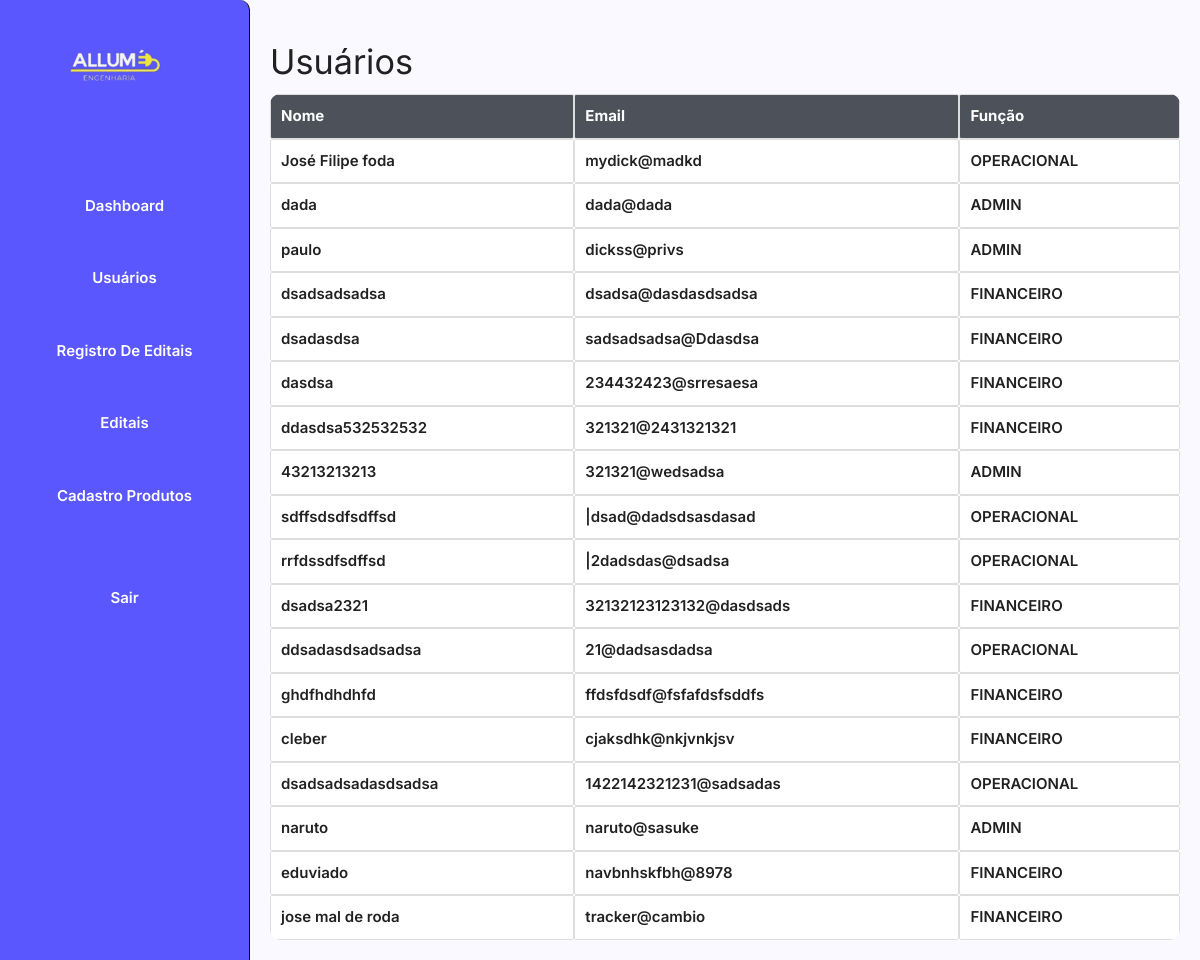
The app's page /usuarios.php with its own data.
### tables this page shows
CREATE TABLE `usuarios` (
  `id_usuario` bigint(20) UNSIGNED NOT NULL,
  `nome_usuario` varchar(255) DEFAULT NULL,
  `password_usuario` varchar(255) DEFAULT NULL,
  `email_usuario` varchar(255) DEFAULT NULL,
  `funcao_usuario` varchar(255) DEFAULT NULL
);

### usuarios.php (the view, shortened to what this page needs)
<!DOCTYPE html>
<html lang="en">
<head>
    <link rel="stylesheet" href="https://cdnjs.cloudflare.com/ajax/libs/materialize/1.0.0/css/materialize.min.css">
    <link rel="stylesheet" href="css/styles.css" />
</head>
<body>
<div class="sidebar">
    <img src="./img/logo3.png" id="brand-logo">
    <ul>
        <li><a href="paginainicialadmin.php">Dashboard</a></li>
        <li><a href="usuarios.php">Usuários</a></li>
        <li><a href="editais.php">Registro De Editais</a></li>
        <li><a href="tabelaeditais.php">Editais</a></li>
        <li><a href="cadastroProdutos.php">Cadastro Produtos</a></li>
        <li><a href="sair.php">Sair</a></li>
    </ul>
</div>
<div class="main-content">
<h4>Usuários</h4>
<section class="usuarios">
    <?php
    $host = "localhost";
    $dbname = "allume";
    $username = "root";
    $password = "";
    $dbcon = mysqli_connect($host, $username, $password, $dbname);
    $query_usuarios = "SELECT * FROM usuarios";
    $result_usuarios = mysqli_query($dbcon, $query_usuarios);
    if ($result_usuarios) {
        $num_rows = mysqli_num_rows($result_usuarios);
        if ($num_rows > 0) {
            echo "<table class='funcionarios' id='tabela_usuarios'>";
            echo "<thead>";
            echo "<tr>";
            echo "<th>Nome</th>";
            echo "<th>Email</th>";
            echo "<th>Função</th>";
            echo "</tr>";
            echo "</thead>";
            echo "<tbody>";
            while ($row = mysqli_fetch_assoc($result_usuarios)) {
                echo "<tr>";
                echo "<td>" . $row["nome_usuario"] . "</td>";
                echo "<td>" . $row["email_usuario"] . "</td>";
                echo "<td>" . $row["funcao_usuario"] . "</td>";
                echo "</tr>";
            }
            echo "</tbody>";
            echo "</table>";
        } else {
            echo "<p>Nenhum usuário encontrado.</p>";
        }
    } else {
        echo "Erro na consulta: " . mysqli_error($dbcon);
    }
    ?>
</section>
</div>
</body>
</html>

### css/styles.css (style rules this page uses)
body { font-family: "Inter", sans-serif !important; font-optical-sizing: auto !important; font-weight: 600 !important; font-style: normal !important; background-color: #FAF9FF !important; margin: 0; padding: 0; }
#brand-logo { margin-left: 50px; margin-bottom: 3vh; }
.sidebar { width: 250px; background-color: #5A57FF; color: #fff; position: fixed; top: 0; left: 0; height: 100%; border-top-right-radius: 10px; border-right: 1px solid black; overflow-y: auto; transition: width 0.3s ease; animation: color 7s infinite; }
.sidebar ul { list-style-type: none; padding-left: 0; margin: 0; }
.sidebar ul li { display: flex; justify-content: center; padding: 10px 20px; margin-bottom: 30px; cursor: pointer; transition: background-color 0.3s ease; }
.sidebar ul li:last-child { display: flex; justify-content: center; padding: 10px 20px; margin-top: 5vw; cursor: pointer; transition: background-color 0.3s ease; }
.sidebar ul li:first-child { display: flex; justify-content: center; padding: 10px 20px; margin-top: 2vw; cursor: pointer; transition: background-color 0.3s ease; }
.main-content { padding: 20px; margin-left: 250px; transition: margin-left 0.3s ease; background-color: #FAF9FF; }
li a { text-decoration: none; color: inherit; }
table { background-color: #fff; width: 100%; }
.funcionarios { width: 100%; border-collapse: separate; border-spacing: 0; border-radius: 10px; overflow: hidden; }
.funcionarios th, .funcionarios td { border: 1px solid #dddddd; padding: 10px; }
.funcionarios th { background-color: rgb(77, 82, 90); color: white; font-weight: bold; text-align: left; }

### usuarios.php (style rules this page uses)
table { width: 100%; }

### records on screen
usuarios: nome_usuario "José Filipe foda", email_usuario "mydick@madkd", funcao_usuario "OPERACIONAL"
usuarios: nome_usuario "dada", email_usuario "dada@dada", funcao_usuario "ADMIN"
usuarios: nome_usuario "paulo", email_usuario "dickss@privs", funcao_usuario "ADMIN"
usuarios: nome_usuario "dsadsadsadsa", email_usuario "dsadsa@dasdasdsadsa", funcao_usuario "FINANCEIRO"
usuarios: nome_usuario "dsadasdsa", email_usuario "sadsadsadsa@Ddasdsa", funcao_usuario "FINANCEIRO"
usuarios: nome_usuario "dasdsa", email_usuario "234432423@srresaesa", funcao_usuario "FINANCEIRO"
usuarios: nome_usuario "ddasdsa532532532", email_usuario "321321@2431321321", funcao_usuario "FINANCEIRO"
usuarios: nome_usuario "43213213213", email_usuario "321321@wedsadsa", funcao_usuario "ADMIN"
usuarios: nome_usuario "sdffsdsdfsdffsd", email_usuario "|dsad@dadsdsasdasad", funcao_usuario "OPERACIONAL"
usuarios: nome_usuario "rrfdssdfsdffsd", email_usuario "|2dadsdas@dsadsa", funcao_usuario "OPERACIONAL"
usuarios: nome_usuario "dsadsa2321", email_usuario "32132123123132@dasdsads", funcao_usuario "FINANCEIRO"
usuarios: nome_usuario "ddsadasdsadsadsa", email_usuario "21@dadsasdadsa", funcao_usuario "OPERACIONAL"
usuarios: nome_usuario "ghdfhdhdhfd", email_usuario "ffdsfdsdf@fsfafdsfsddfs", funcao_usuario "FINANCEIRO"
usuarios: nome_usuario "cleber", email_usuario "cjaksdhk@nkjvnkjsv", funcao_usuario "FINANCEIRO"
usuarios: nome_usuario "dsadsadsadasdsadsa", email_usuario "1422142321231@sadsadas", funcao_usuario "OPERACIONAL"
usuarios: nome_usuario "naruto", email_usuario "naruto@sasuke", funcao_usuario "ADMIN"
usuarios: nome_usuario "eduviado", email_usuario "navbnhskfbh@8978", funcao_usuario "FINANCEIRO"
usuarios: nome_usuario "jose mal de roda", email_usuario "tracker@cambio", funcao_usuario "FINANCEIRO"
